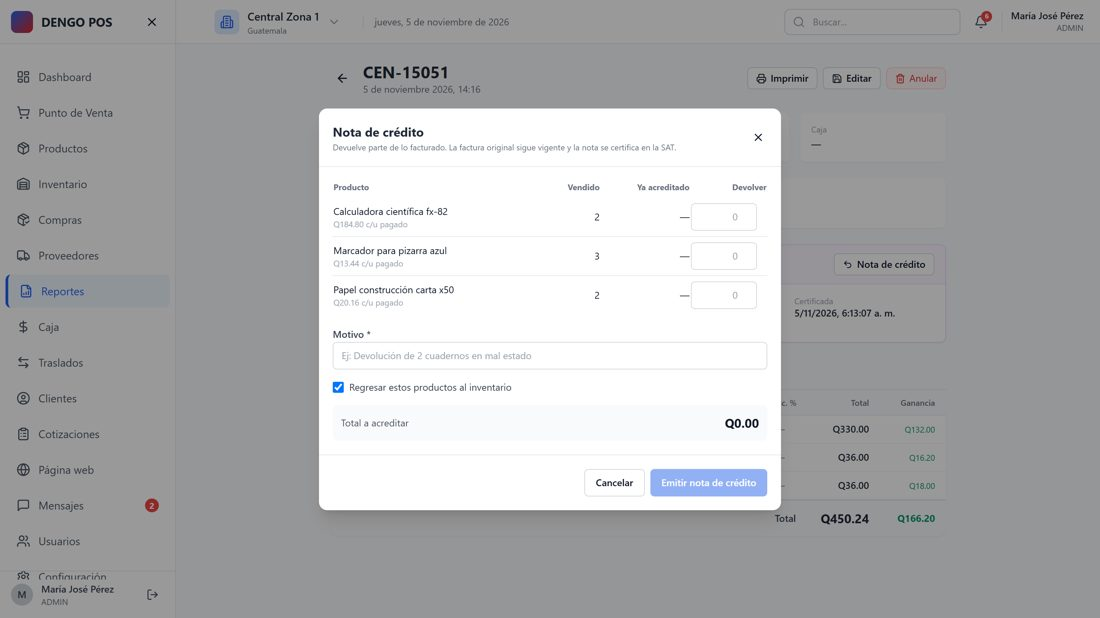
#> input picture video/serie/ref/_fel_creditnote.jpg, 1100 x 618 px
$ python grid.py ref/_fel_creditnote.jpg out.png 5
#> lines starting #> are read from the running program, lines starting #| are printed output that depends on the picture
"""Overlay a CSS-pixel grid on a capture so crop coordinates can be read off it.
python grid.py capture/x.png [out.jpg] [step]"""
import sys, os
from PIL import Image, ImageDraw
src = sys.argv[1]
out = sys.argv[2] if len(sys.argv) > 2 else os.path.join("ref", "grid_" + os.path.basename(src).replace(".png", ".jpg"))
step = int(sys.argv[3]) if len(sys.argv) > 3 else 100
im = Image.open(src).convert("RGB")
#> im is the input picture: PIL image 1100x618 RGB; mean R, G, B 175.9, 176.6, 178
dpr = 3 if os.path.basename(src).startswith("m_") else 2
w, h = im.size[0] // dpr, im.size[1] // dpr
#> w = 550; h = 309
im = im.resize((w, h))
#> im: PIL image 550x309 RGB
d = ImageDraw.Draw(im)
for x in range(0, w, step):
    d.line([(x, 0), (x, h)], fill=(255, 0, 120), width=1)
    d.text((x + 2, 2), str(x), fill=(255, 0, 120))
for y in range(0, h, step):
    d.line([(0, y), (w, y)], fill=(255, 0, 120), width=1)
    d.text((2, y + 2), str(y), fill=(255, 0, 120))
im.save(out, quality=85)
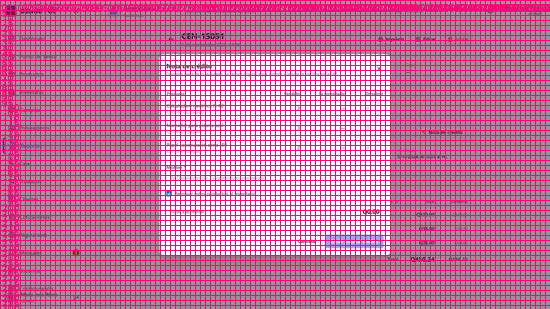
#> saved as out.png: PIL image 550x309 RGB; mean R, G, B 206.3, 110.2, 156.6
print(out, w, h)
#| out.png 550 309
